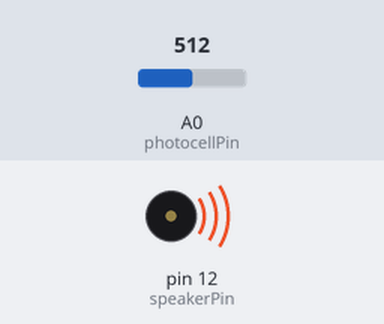
Recording of a sketch running on a simulated Arduino Uno, built with avr-gcc and run on an emulated ATmega328P. Shown: buzzer (waves = sounding). The inputs (shaded band) are chosen by the test bench; at power-on: A0 (photocellPin) = 512.

Above: at 0.1 s.
Timing chart, 0 to 1.6 s (numbered marks = the images above):
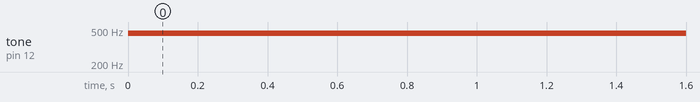

The sketch:

8_pseudo_theremin.ino
```cpp
/*
 * Rui Santos
 * Complete Project Details http://randomnerdtutorials.com
 */

int speakerPin = 12;
int photocellPin = A0;

void setup(){
  pinMode(speakerPin, OUTPUT);
}

void loop(){
  int reading = analogRead(photocellPin);
  int pitch = 200 + reading / 2;
  tone(speakerPin, pitch);
}
```

Measured:
- by itself, tone on pin 12 (speakerPin): silent → 456 Hz at 0.00 s
